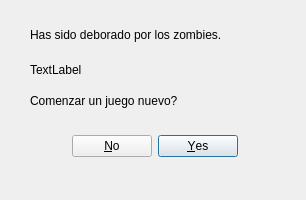
<?xml version="1.0" encoding="UTF-8"?>
<ui version="4.0">
 <class>Dialog</class>
 <widget class="QDialog" name="Dialog">
  <property name="geometry">
   <rect>
    <x>0</x>
    <y>0</y>
    <width>306</width>
    <height>200</height>
   </rect>
  </property>
  <property name="windowTitle">
   <string>Fin del Juego</string>
  </property>
  <widget class="QDialogButtonBox" name="buttonBox">
   <property name="geometry">
    <rect>
     <x>40</x>
     <y>130</y>
     <width>231</width>
     <height>32</height>
    </rect>
   </property>
   <property name="layoutDirection">
    <enum>Qt::RightToLeft</enum>
   </property>
   <property name="orientation">
    <enum>Qt::Horizontal</enum>
   </property>
   <property name="standardButtons">
    <set>QDialogButtonBox::No|QDialogButtonBox::Yes</set>
   </property>
   <property name="centerButtons">
    <bool>true</bool>
   </property>
  </widget>
  <widget class="QLabel" name="label">
   <property name="geometry">
    <rect>
     <x>30</x>
     <y>20</y>
     <width>251</width>
     <height>31</height>
    </rect>
   </property>
   <property name="text">
    <string>&lt;html&gt;&lt;head/&gt;&lt;body&gt;&lt;p&gt;Has sido deborado por los zombies.&lt;/p&gt;&lt;/body&gt;&lt;/html&gt;</string>
   </property>
  </widget>
  <widget class="QLabel" name="scoreLabel">
   <property name="geometry">
    <rect>
     <x>30</x>
     <y>60</y>
     <width>211</width>
     <height>20</height>
    </rect>
   </property>
   <property name="text">
    <string>TextLabel</string>
   </property>
  </widget>
  <widget class="QLabel" name="label_2">
   <property name="geometry">
    <rect>
     <x>30</x>
     <y>90</y>
     <width>241</width>
     <height>21</height>
    </rect>
   </property>
   <property name="text">
    <string>Comenzar un juego nuevo?</string>
   </property>
  </widget>
 </widget>
 <resources/>
 <connections>
  <connection>
   <sender>buttonBox</sender>
   <signal>accepted()</signal>
   <receiver>Dialog</receiver>
   <slot>accept()</slot>
   <hints>
    <hint type="sourcelabel">
     <x>248</x>
     <y>254</y>
    </hint>
    <hint type="destinationlabel">
     <x>157</x>
     <y>274</y>
    </hint>
   </hints>
  </connection>
  <connection>
   <sender>buttonBox</sender>
   <signal>rejected()</signal>
   <receiver>Dialog</receiver>
   <slot>reject()</slot>
   <hints>
    <hint type="sourcelabel">
     <x>316</x>
     <y>260</y>
    </hint>
    <hint type="destinationlabel">
     <x>286</x>
     <y>274</y>
    </hint>
   </hints>
  </connection>
 </connections>
</ui>
